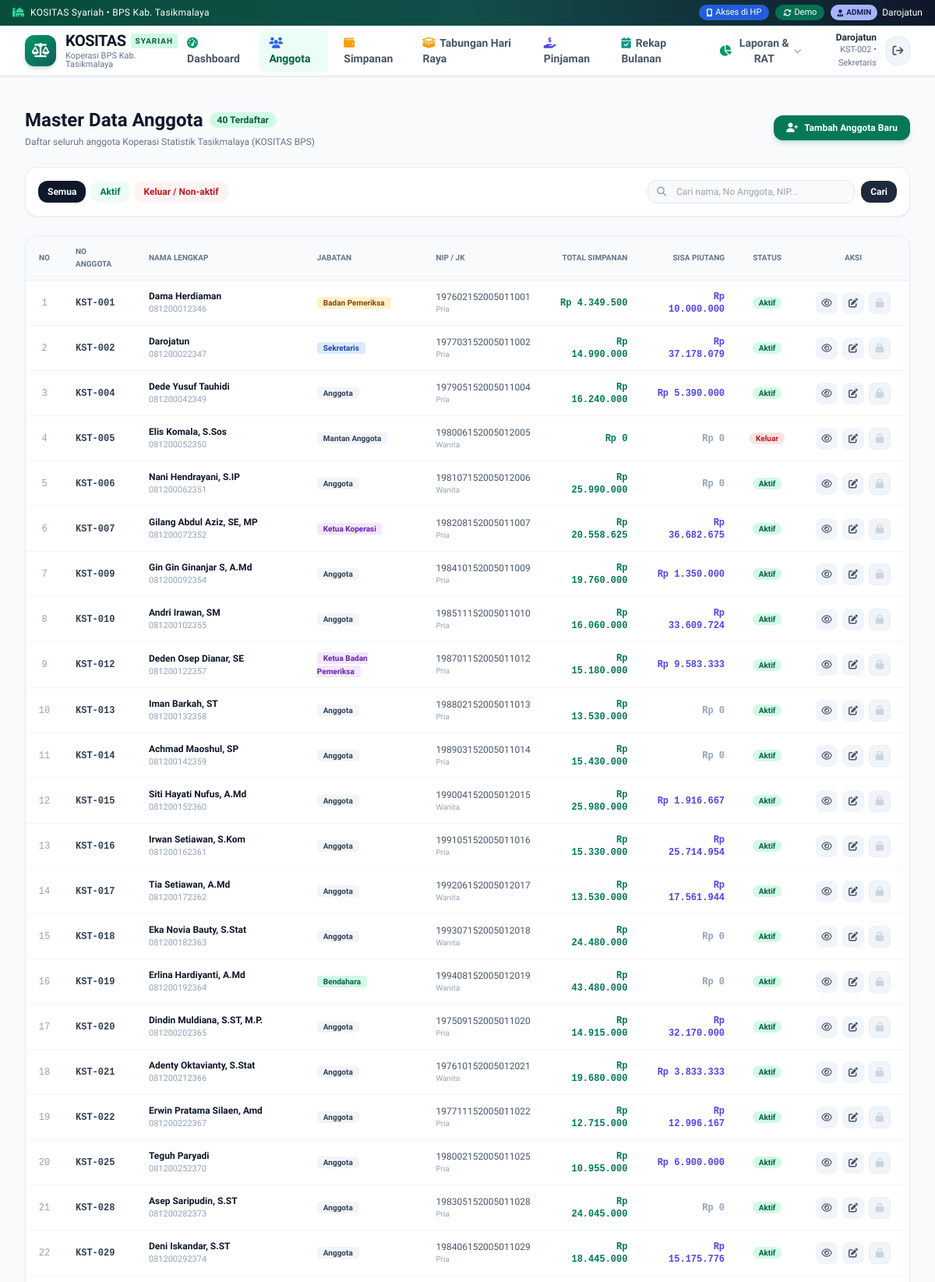
Screenshot of /admin/anggota (signed in, upper part) with the database file from the repository.
### tables this page shows
CREATE TABLE anggota (
        id INTEGER PRIMARY KEY AUTOINCREMENT,
        no_anggota TEXT UNIQUE NOT NULL,
        nama TEXT NOT NULL,
        nip TEXT,
        jabatan TEXT DEFAULT 'Anggota',
        jenis_kelamin TEXT DEFAULT 'Pria',
        no_hp TEXT,
        email TEXT,
        alamat TEXT,
        tanggal_masuk DATE DEFAULT (CURRENT_DATE),
        tanggal_keluar DATE,
        status TEXT DEFAULT 'Aktif',
        password TEXT DEFAULT '123456',
        role TEXT DEFAULT 'anggota',
        created_at TIMESTAMP DEFAULT CURRENT_TIMESTAMP
    );

### app.py (the view)
@app.route('/admin/anggota')
@admin_required
def admin_anggota_list():
    status = request.args.get('status', 'Semua')
    search = request.args.get('search', '').strip()
    members = models.get_all_anggota(status_filter=status, search=search)
    return render_template('admin/anggota_list.html', members=members, current_status=status, search=search)

### templates/admin/anggota_list.html (shortened to what this page needs)
{% extends 'base.html' %}
{% block content %}
<div class="space-y-6">
  <div class="flex flex-col sm:flex-row sm:items-center justify-between gap-4">
    <div>
      <div class="flex items-center gap-2">
        <h1 class="text-2xl font-extrabold text-slate-900">Master Data Anggota</h1>
        <span class="px-2.5 py-0.5 rounded-full text-xs font-bold bg-emerald-100 text-emerald-800">
          {{ members|length }} Terdaftar
        </span>
      </div>
      <p class="text-xs text-slate-500 mt-1">Daftar seluruh anggota Koperasi Statistik Tasikmalaya (KOSITAS BPS)</p>
    </div>
    <div class="flex items-center gap-2.5">
      <a href="{{ url_for('admin_anggota_tambah') }}" class="px-4 py-2 bg-emerald-700 hover:bg-emerald-800 text-white rounded-xl text-xs font-bold shadow-md shadow-emerald-700/20 transition flex items-center gap-2">
        <i class="fa-solid fa-user-plus"></i>
        Tambah Anggota Baru
      </a>
    </div>
  </div>
  <div class="bg-white rounded-2xl p-4 border border-slate-200/80 shadow-sm flex flex-col md:flex-row md:items-center justify-between gap-3">
    <div class="flex items-center space-x-1.5 overflow-x-auto pb-1 md:pb-0">
      <a href="{{ url_for('admin_anggota_list', status='Semua', search=search) }}"
         class="px-3 py-1.5 rounded-xl text-xs font-bold transition {% if current_status == 'Semua' %}bg-slate-900 text-white{% else %}bg-slate-100 text-slate-600 hover:bg-slate-200{% endif %}">
        Semua
      </a>
      <a href="{{ url_for('admin_anggota_list', status='Aktif', search=search) }}"
         class="px-3 py-1.5 rounded-xl text-xs font-bold transition {% if current_status == 'Aktif' %}bg-emerald-700 text-white{% else %}bg-emerald-50 text-emerald-700 hover:bg-emerald-100{% endif %}">
        Aktif
      </a>
      <a href="{{ url_for('admin_anggota_list', status='Keluar', search=search) }}"
         class="px-3 py-1.5 rounded-xl text-xs font-bold transition {% if current_status == 'Keluar' %}bg-red-700 text-white{% else %}bg-red-50 text-red-700 hover:bg-red-100{% endif %}">
        Keluar / Non-aktif
      </a>
    </div>
    <form method="GET" action="{{ url_for('admin_anggota_list') }}" class="flex items-center gap-2 w-full md:w-80">
      <div class="relative w-full">
        <span class="absolute inset-y-0 left-0 pl-3 flex items-center text-slate-400">
          <i class="fa-solid fa-magnifying-glass text-xs"></i>
        </span>
        <input type="text" name="search" value="{{ search }}" placeholder="Cari nama, No Anggota, NIP..."
               class="w-full pl-9 pr-3 py-1.5 bg-slate-50 border border-slate-200 rounded-xl text-xs focus:outline-none focus:ring-2 focus:ring-emerald-500 focus:bg-white transition">
      </div>
      <button type="submit" class="px-3 py-1.5 bg-slate-800 text-white text-xs font-bold rounded-xl hover:bg-slate-700 transition">
        Cari
      </button>
    </form>
  </div>
  <div class="bg-white rounded-2xl border border-slate-200/80 shadow-sm overflow-hidden">
    <div class="overflow-x-auto">
      <table class="w-full text-xs text-left">
        <thead class="bg-slate-50 text-slate-500 uppercase text-[10px] font-bold border-b border-slate-200">
          <tr>
            <th class="py-3 px-4 text-center w-12">No</th>
            <th class="py-3 px-4">No Anggota</th>
            <th class="py-3 px-4">Nama Lengkap</th>
            <th class="py-3 px-4">Jabatan</th>
            <th class="py-3 px-4">NIP / JK</th>
            <th class="py-3 px-4 text-right">Total Simpanan</th>
            <th class="py-3 px-4 text-right">Sisa Piutang</th>
            <th class="py-3 px-4 text-center">Status</th>
            <th class="py-3 px-4 text-center w-36">Aksi</th>
          </tr>
        </thead>
        <tbody class="divide-y divide-slate-100">
          {% for m in members %}
          <tr class="hover:bg-slate-50/70 transition">
            <td class="py-3 px-4 text-center text-slate-400 font-mono">{{ loop.index }}</td>
            <td class="py-3 px-4 font-mono font-bold text-slate-700">{{ m.no_anggota }}</td>
            <td class="py-3 px-4">
              <a href="{{ url_for('admin_anggota_detail', id=m.id) }}" class="font-bold text-slate-900 hover:text-emerald-700 block">
                {{ m.nama }}
              </a>
              <span class="text-[11px] text-slate-400">{{ m.no_hp or '-' }}</span>
            </td>
            <td class="py-3 px-4">
              <span class="px-2 py-0.5 rounded text-[10px] font-semibold
                {% if 'Ketua' in m.jabatan %}bg-purple-100 text-purple-800
                {% elif 'Sekretaris' in m.jabatan %}bg-blue-100 text-blue-800
                {% elif 'Bendahara' in m.jabatan %}bg-emerald-100 text-emerald-800
                {% elif 'Pemeriksa' in m.jabatan %}bg-amber-100 text-amber-800
                {% else %}bg-slate-100 text-slate-700{% endif %}">
                {{ m.jabatan }}
              </span>
            </td>
            <td class="py-3 px-4 text-slate-600">
              <div>{{ m.nip or '-' }}</div>
              <div class="text-[10px] text-slate-400">{{ m.jenis_kelamin }}</div>
            </td>
            <td class="py-3 px-4 text-right font-bold text-emerald-700 font-mono">
              {{ m.total_simpanan|rupiah }}
            </td>
            <td class="py-3 px-4 text-right font-bold {% if m.total_piutang > 0 %}text-indigo-600{% else %}text-slate-400{% endif %} font-mono">
              {{ m.total_piutang|rupiah }}
            </td>
            <td class="py-3 px-4 text-center">
              <span class="px-2 py-0.5 rounded-full text-[10px] font-bold {% if m.status == 'Aktif' %}bg-emerald-100 text-emerald-800{% else %}bg-red-100 text-red-700{% endif %}">
                {{ m.status }}
              </span>
            </td>
            <td class="py-3 px-4 text-center">
              <div class="inline-flex items-center gap-1.5">
                <a href="{{ url_for('admin_anggota_detail', id=m.id) }}" title="Lihat Profil & Buku Tabungan"
                   class="w-7 h-7 rounded-lg bg-slate-100 hover:bg-emerald-100 text-slate-600 hover:text-emerald-800 flex items-center justify-center transition">
                  <i class="fa-regular fa-eye"></i>
                </a>
                <a href="{{ url_for('admin_anggota_edit', id=m.id) }}" title="Edit Data"
                   class="w-7 h-7 rounded-lg bg-slate-100 hover:bg-blue-100 text-slate-600 hover:text-blue-800 flex items-center justify-center transition">
                  <i class="fa-solid fa-pen-to-square"></i>
                </a>
                {% if current_user and current_user.role == 'superadmin' %}
                <a href="{{ url_for('switch_user', user_id=m.id) }}" title="Login Sebagai Anggota Ini (Khusus Superadmin)"
                   class="w-7 h-7 rounded-lg bg-emerald-50 hover:bg-emerald-200 text-emerald-700 flex items-center justify-center transition border border-emerald-200 shadow-sm">
                  <i class="fa-solid fa-arrow-right-to-bracket text-xs"></i>
                </a>
                {% else %}
                <span title="Akses Terkunci: Hanya Superadmin yang berwenang login sebagai anggota ini"
                      class="w-7 h-7 rounded-lg bg-slate-100 text-slate-300 flex items-center justify-center cursor-not-allowed border border-slate-200/60">
                  <i class="fa-solid fa-lock text-xs"></i>
                </span>
                {% endif %}
              </div>
            </td>
          </tr>
          {% endfor %}
        </tbody>
      </table>
    </div>
  </div>
</div>
{% endblock %}

### templates/base.html (shortened to what this page needs)
<!DOCTYPE html>
<html lang="id">
<head>
  <script src="https://cdn.tailwindcss.com"></script>
  <link rel="stylesheet" href="https://cdnjs.cloudflare.com/ajax/libs/font-awesome/6.5.1/css/all.min.css">
</head>
<body class="bg-slate-50 text-slate-800 font-sans min-h-screen flex flex-col antialiased selection:bg-emerald-600 selection:text-white">
  <div class="bg-gradient-to-r from-emerald-900 via-teal-900 to-slate-900 text-white text-[11px] sm:text-xs py-1.5 px-3 sm:px-4 no-print border-b border-emerald-800/40">
    <div class="max-w-7xl mx-auto flex justify-between items-center gap-2">
      <div class="flex items-center space-x-2 truncate">
        <i class="fa-solid fa-mosque text-emerald-400 shrink-0"></i>
        <span class="font-medium tracking-wide truncate">
          KOSITAS Syariah • BPS Kab. Tasikmalaya
        </span>
      </div>
      <div class="flex items-center space-x-2 shrink-0">
        <button onclick="document.getElementById('modalMobileAccess').classList.remove('hidden')"
                class="bg-blue-600/90 hover:bg-blue-500 text-white px-2.5 py-0.5 rounded-full font-medium transition flex items-center gap-1 shadow-sm text-[11px]">
          <i class="fa-solid fa-mobile-screen-button text-[10px]"></i>
          <span class="hidden sm:inline">Akses di HP</span>
        </button>
        <button onclick="document.getElementById('modalSwitchUser').classList.remove('hidden')"
                class="bg-emerald-700/90 hover:bg-emerald-600 text-white px-2.5 py-0.5 rounded-full font-medium transition flex items-center gap-1 shadow-sm text-[11px]">
          <i class="fa-solid fa-arrows-rotate text-[10px]"></i>
          <span class="xs:hidden">Demo</span>
        </button>
        {% if current_user %}
        <span class="hidden md:inline-flex items-center gap-1.5 font-medium">
          {% if current_user.role == 'superadmin' %}
            <span class="bg-amber-400 text-amber-950 px-2 py-0.5 rounded-full text-[10px] font-black shadow-sm flex items-center gap-1">
              <i class="fa-solid fa-crown text-[9px]"></i>SUPERADMIN
            </span>
          {% elif current_user.role == 'admin' %}
            <span class="bg-indigo-300 text-indigo-950 px-2 py-0.5 rounded-full text-[10px] font-extrabold shadow-sm flex items-center gap-1">
              <i class="fa-solid fa-user-tie text-[9px]"></i>ADMIN
            </span>
          {% else %}
            <span class="bg-emerald-700 text-emerald-100 px-2 py-0.5 rounded-full text-[10px] font-semibold flex items-center gap-1">
              <i class="fa-solid fa-user text-[9px]"></i>ANGGOTA
            </span>
          {% endif %}
          <span class="text-white">{{ current_user.nama }}</span>
        </span>
        {% endif %}
      </div>
    </div>
  </div>
  <header class="bg-white border-b border-slate-200 sticky top-0 z-40 shadow-sm no-print">
    <div class="max-w-7xl mx-auto px-3 sm:px-6 lg:px-8">
      <div class="flex justify-between items-center h-16">
        <div class="flex items-center space-x-3">
          <a href="/" class="flex items-center space-x-2.5 sm:space-x-3 group">
            <div class="w-10 h-10 rounded-xl bg-gradient-to-br from-emerald-600 to-teal-800 flex items-center justify-center text-white shadow-md shadow-emerald-700/20 group-hover:scale-105 transition shrink-0">
              <i class="fa-solid fa-scale-balanced text-lg"></i>
            </div>
            <div>
              <div class="flex items-center gap-1.5">
                <span class="text-xl font-extrabold tracking-tight text-slate-900 leading-none">KOSITAS</span>
                <span class="text-[10px] uppercase font-bold tracking-widest bg-emerald-100 text-emerald-800 px-1.5 py-0.5 rounded">SYARIAH</span>
              </div>
              <p class="text-[11px] text-slate-500 font-medium leading-none mt-1">Koperasi BPS Kab. Tasikmalaya</p>
            </div>
          </a>
        </div>
        <nav class="hidden md:flex items-center space-x-1 lg:space-x-2">
          {% if current_user and current_user.role in ['admin', 'superadmin'] %}
            <a href="{{ url_for('admin_dashboard') }}" class="px-3 py-2 rounded-lg text-sm font-semibold transition {% if request.endpoint == 'admin_dashboard' %}bg-emerald-50 text-emerald-800 font-bold{% else %}text-slate-600 hover:text-emerald-700 hover:bg-slate-50{% endif %}">
              <i class="fa-solid fa-gauge-high mr-1.5 text-emerald-600"></i>Dashboard
            </a>
            <a href="{{ url_for('admin_anggota_list') }}" class="px-3 py-2 rounded-lg text-sm font-semibold transition {% if 'admin_anggota' in request.endpoint %}bg-emerald-50 text-emerald-800 font-bold{% else %}text-slate-600 hover:text-emerald-700 hover:bg-slate-50{% endif %}">
              <i class="fa-solid fa-users mr-1.5 text-blue-600"></i>Anggota
            </a>
            <a href="{{ url_for('admin_simpanan') }}" class="px-3 py-2 rounded-lg text-sm font-semibold transition {% if request.endpoint == 'admin_simpanan' %}bg-emerald-50 text-emerald-800 font-bold{% else %}text-slate-600 hover:text-emerald-700 hover:bg-slate-50{% endif %}">
              <i class="fa-solid fa-wallet mr-1.5 text-amber-500"></i>Simpanan
            </a>
            <a href="{{ url_for('admin_tabungan_khusus') }}" class="px-3 py-2 rounded-lg text-sm font-semibold transition {% if request.endpoint == 'admin_tabungan_khusus' %}bg-emerald-50 text-emerald-800 font-bold{% else %}text-slate-600 hover:text-emerald-700 hover:bg-slate-50{% endif %}">
              <i class="fa-solid fa-kaaba mr-1.5 text-amber-500"></i>Tabungan Hari Raya
            </a>
            <a href="{{ url_for('admin_pinjaman_list') }}" class="px-3 py-2 rounded-lg text-sm font-semibold transition {% if 'admin_pinjaman' in request.endpoint %}bg-emerald-50 text-emerald-800 font-bold{% else %}text-slate-600 hover:text-emerald-700 hover:bg-slate-50{% endif %}">
              <i class="fa-solid fa-hand-holding-dollar mr-1.5 text-indigo-600"></i>Pinjaman
            </a>
            <a href="{{ url_for('admin_rekap_bulanan') }}" class="px-3 py-2 rounded-lg text-sm font-semibold transition {% if request.endpoint == 'admin_rekap_bulanan' %}bg-emerald-50 text-emerald-800 font-bold{% else %}text-slate-600 hover:text-emerald-700 hover:bg-slate-50{% endif %}">
              <i class="fa-solid fa-calendar-check mr-1.5 text-teal-600"></i>Rekap Bulanan
            </a>
            <div class="relative group">
              <button class="px-3 py-2 rounded-lg text-sm font-semibold text-slate-600 hover:text-emerald-700 hover:bg-slate-50 inline-flex items-center gap-1 transition">
                <i class="fa-solid fa-chart-pie mr-1 text-emerald-600"></i>
                <span>Laporan & RAT</span>
                <i class="fa-solid fa-chevron-down text-[10px] text-slate-400"></i>
              </button>
            </div>
          {% endif %}
        </nav>
        <div class="flex items-center space-x-2 sm:space-x-3">
          {% if current_user %}
            <div class="text-right hidden sm:block">
              <div class="text-xs font-bold text-slate-800 leading-tight">{{ current_user.nama }}</div>
              <div class="text-[11px] text-slate-500">{{ current_user.no_anggota }} • {{ current_user.jabatan }}</div>
            </div>
            <a href="{{ url_for('logout') }}" title="Keluar" class="hidden sm:flex w-9 h-9 rounded-xl bg-slate-100 hover:bg-red-50 text-slate-600 hover:text-red-600 items-center justify-center transition border border-slate-200">
              <i class="fa-solid fa-arrow-right-from-bracket text-sm"></i>
            </a>
          {% else %}
            <a href="{{ url_for('login') }}" class="bg-emerald-700 hover:bg-emerald-800 text-white px-4 py-2 rounded-xl text-sm font-semibold shadow transition">
              Masuk
            </a>
          {% endif %}
        </div>
      </div>
    </div>
  </header>
  <main class="flex-grow max-w-7xl mx-auto px-3 sm:px-6 lg:px-8 py-4 sm:py-6 w-full pb-24 md:pb-8">
    {% block content %}{% endblock %}
  </main>
</body>
</html>

### rows the page displays
anggota: nama "Darojatun", no_anggota "KST-002", jabatan "Sekretaris", no_hp "081200022347", nip "197703152005011002", jenis_kelamin "Pria", total_simpanan|rupiah "Rp 14.990.000", total_piutang|rupiah "Rp 37.178.079", status "Aktif", role "admin" (drawn)
anggota: no_anggota "KST-001", nama "Dama Herdiaman", no_hp "081200012346", jabatan "Badan Pemeriksa", nip "197602152005011001", jenis_kelamin "Pria", total_simpanan|rupiah "Rp 4.349.500", total_piutang|rupiah "Rp 10.000.000", status "Aktif"
anggota: no_anggota "KST-004", nama "Dede Yusuf Tauhidi", no_hp "081200042349", jabatan "Anggota", nip "197905152005011004", jenis_kelamin "Pria", total_simpanan|rupiah "Rp 16.240.000", total_piutang|rupiah "Rp 5.390.000", status "Aktif"
anggota: no_anggota "KST-005", nama "Elis Komala, S.Sos", no_hp "081200052350", jabatan "Mantan Anggota", nip "198006152005012005", jenis_kelamin "Wanita", total_simpanan|rupiah "Rp 0", total_piutang|rupiah "Rp 0", status "Keluar"
anggota: no_anggota "KST-006", nama "Nani Hendrayani, S.IP", no_hp "081200062351", jabatan "Anggota", nip "198107152005012006", jenis_kelamin "Wanita", total_simpanan|rupiah "Rp 25.990.000", total_piutang|rupiah "Rp 0", status "Aktif"
anggota: no_anggota "KST-007", nama "Gilang Abdul Aziz, SE, MP", no_hp "081200072352", jabatan "Ketua Koperasi", nip "198208152005011007", jenis_kelamin "Pria", total_simpanan|rupiah "Rp 20.558.625", total_piutang|rupiah "Rp 36.682.675", status "Aktif"
anggota: no_anggota "KST-009", nama "Gin Gin Ginanjar S, A.Md", no_hp "081200092354", jabatan "Anggota", nip "198410152005011009", jenis_kelamin "Pria", total_simpanan|rupiah "Rp 19.760.000", total_piutang|rupiah "Rp 1.350.000", status "Aktif"
anggota: no_anggota "KST-010", nama "Andri Irawan, SM", no_hp "081200102355", jabatan "Anggota", nip "198511152005011010", jenis_kelamin "Pria", total_simpanan|rupiah "Rp 16.060.000", total_piutang|rupiah "Rp 33.609.724", status "Aktif"
anggota: no_anggota "KST-012", nama "Deden Osep Dianar, SE", no_hp "081200122357", jabatan "Ketua Badan Pemeriksa", nip "198701152005011012", jenis_kelamin "Pria", total_simpanan|rupiah "Rp 15.180.000", total_piutang|rupiah "Rp 9.583.333", status "Aktif"
anggota: no_anggota "KST-013", nama "Iman Barkah, ST", no_hp "081200132358", jabatan "Anggota", nip "198802152005011013", jenis_kelamin "Pria", total_simpanan|rupiah "Rp 13.530.000", total_piutang|rupiah "Rp 0", status "Aktif"
anggota: no_anggota "KST-014", nama "Achmad Maoshul, SP", no_hp "081200142359", jabatan "Anggota", nip "198903152005011014", jenis_kelamin "Pria", total_simpanan|rupiah "Rp 15.430.000", total_piutang|rupiah "Rp 0", status "Aktif"
anggota: no_anggota "KST-015", nama "Siti Hayati Nufus, A.Md", no_hp "081200152360", jabatan "Anggota", nip "199004152005012015", jenis_kelamin "Wanita", total_simpanan|rupiah "Rp 25.980.000", total_piutang|rupiah "Rp 1.916.667", status "Aktif"
anggota: no_anggota "KST-016", nama "Irwan Setiawan, S.Kom", no_hp "081200162361", jabatan "Anggota", nip "199105152005011016", jenis_kelamin "Pria", total_simpanan|rupiah "Rp 15.330.000", total_piutang|rupiah "Rp 25.714.954", status "Aktif"
anggota: no_anggota "KST-017", nama "Tia Setiawan, A.Md", no_hp "081200172362", jabatan "Anggota", nip "199206152005012017", jenis_kelamin "Wanita", total_simpanan|rupiah "Rp 13.530.000", total_piutang|rupiah "Rp 17.561.944", status "Aktif"
anggota: no_anggota "KST-018", nama "Eka Novia Bauty, S.Stat", no_hp "081200182363", jabatan "Anggota", nip "199307152005012018", jenis_kelamin "Wanita", total_simpanan|rupiah "Rp 24.480.000", total_piutang|rupiah "Rp 0", status "Aktif"
anggota: no_anggota "KST-019", nama "Erlina Hardiyanti, A.Md", no_hp "081200192364", jabatan "Bendahara", nip "199408152005012019", jenis_kelamin "Wanita", total_simpanan|rupiah "Rp 43.480.000", total_piutang|rupiah "Rp 0", status "Aktif"
anggota: no_anggota "KST-020", nama "Dindin Muldiana, S.ST, M.P.", no_hp "081200202365", jabatan "Anggota", nip "197509152005011020", jenis_kelamin "Pria", total_simpanan|rupiah "Rp 14.915.000", total_piutang|rupiah "Rp 32.170.000", status "Aktif"
anggota: no_anggota "KST-021", nama "Adenty Oktavianty, S.Stat", no_hp "081200212366", jabatan "Anggota", nip "197610152005012021", jenis_kelamin "Wanita", total_simpanan|rupiah "Rp 19.680.000", total_piutang|rupiah "Rp 3.833.333", status "Aktif"
anggota: no_anggota "KST-022", nama "Erwin Pratama Silaen, Amd", no_hp "081200222367", jabatan "Anggota", nip "197711152005011022", jenis_kelamin "Pria", total_simpanan|rupiah "Rp 12.715.000", total_piutang|rupiah "Rp 12.996.167", status "Aktif"
anggota: no_anggota "KST-025", nama "Teguh Paryadi", no_hp "081200252370", jabatan "Anggota", nip "198002152005011025", jenis_kelamin "Pria", total_simpanan|rupiah "Rp 10.955.000", total_piutang|rupiah "Rp 6.900.000", status "Aktif"
anggota: no_anggota "KST-028", nama "Asep Saripudin, S.ST", no_hp "081200282373", jabatan "Anggota", nip "198305152005011028", jenis_kelamin "Pria", total_simpanan|rupiah "Rp 24.045.000", total_piutang|rupiah "Rp 0", status "Aktif"
anggota: no_anggota "KST-029", nama "Deni Iskandar, S.ST", no_hp "081200292374", jabatan "Anggota", nip "198406152005011029", jenis_kelamin "Pria", total_simpanan|rupiah "Rp 18.445.000", total_piutang|rupiah "Rp 15.175.776", status "Aktif"

### other values shown
{{ members|length }} "40"
